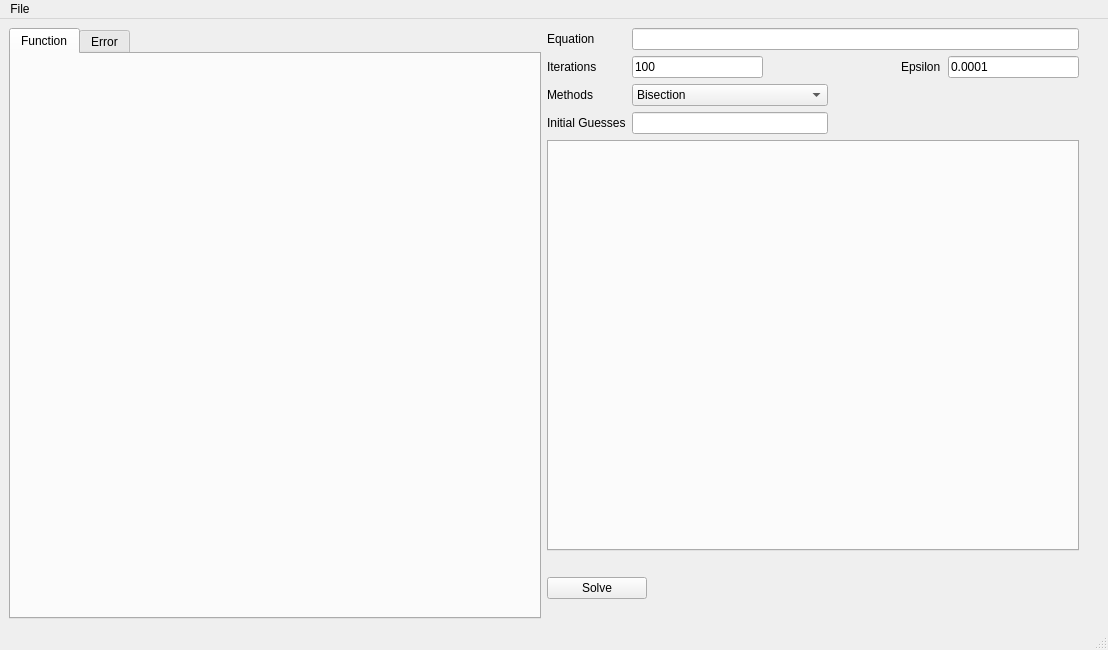
<?xml version="1.0" encoding="UTF-8"?>
<ui version="4.0">
 <class>MainWindow</class>
 <widget class="QMainWindow" name="MainWindow">
  <property name="geometry">
   <rect>
    <x>0</x>
    <y>0</y>
    <width>1108</width>
    <height>650</height>
   </rect>
  </property>
  <property name="windowTitle">
   <string>MainWindow</string>
  </property>
  <widget class="QWidget" name="centralwidget">
   <layout class="QHBoxLayout" name="horizontalLayout_4">
    <item>
     <widget class="QTabWidget" name="tabWidget">
      <property name="currentIndex">
       <number>0</number>
      </property>
      <widget class="QWidget" name="func_tab">
       <attribute name="title">
        <string>Function</string>
       </attribute>
      </widget>
      <widget class="QWidget" name="error_tab">
       <attribute name="title">
        <string>Error</string>
       </attribute>
      </widget>
     </widget>
    </item>
    <item>
     <layout class="QVBoxLayout" name="verticalLayout_2">
      <item>
       <layout class="QFormLayout" name="formLayout">
        <item row="0" column="0">
         <widget class="QLabel" name="label">
          <property name="text">
           <string>Equation</string>
          </property>
         </widget>
        </item>
        <item row="0" column="1">
         <widget class="QLineEdit" name="equ_line">
          <property name="clearButtonEnabled">
           <bool>true</bool>
          </property>
         </widget>
        </item>
        <item row="1" column="0">
         <widget class="QLabel" name="label_2">
          <property name="text">
           <string>Iterations</string>
          </property>
         </widget>
        </item>
        <item row="1" column="1">
         <layout class="QHBoxLayout" name="horizontalLayout_3">
          <property name="spacing">
           <number>7</number>
          </property>
          <item>
           <widget class="QLineEdit" name="iter_line">
            <property name="text">
             <string>100</string>
            </property>
           </widget>
          </item>
          <item>
           <spacer name="horizontalSpacer">
            <property name="orientation">
             <enum>Qt::Horizontal</enum>
            </property>
            <property name="sizeHint" stdset="0">
             <size>
              <width>40</width>
              <height>20</height>
             </size>
            </property>
           </spacer>
          </item>
          <item>
           <widget class="QLabel" name="label_3">
            <property name="text">
             <string>Epsilon</string>
            </property>
           </widget>
          </item>
          <item>
           <widget class="QLineEdit" name="eps_line">
            <property name="text">
             <string>0.0001</string>
            </property>
           </widget>
          </item>
         </layout>
        </item>
        <item row="2" column="0">
         <widget class="QLabel" name="label_4">
          <property name="text">
           <string>Methods</string>
          </property>
         </widget>
        </item>
        <item row="2" column="1">
         <widget class="QComboBox" name="method_select">
          <property name="maximumSize">
           <size>
            <width>196</width>
            <height>16777215</height>
           </size>
          </property>
          <item>
           <property name="text">
            <string>Bisection</string>
           </property>
          </item>
          <item>
           <property name="text">
            <string>Fixed-Point</string>
           </property>
          </item>
          <item>
           <property name="text">
            <string>Newton-Raphson</string>
           </property>
          </item>
          <item>
           <property name="text">
            <string>Modified Newton 1</string>
           </property>
          </item>
          <item>
           <property name="text">
            <string>Modified Newton 2</string>
           </property>
          </item>
          <item>
           <property name="text">
            <string>Regula-Falsi</string>
           </property>
          </item>
          <item>
           <property name="text">
            <string>Secant</string>
           </property>
          </item>
          <item>
           <property name="text">
            <string>Birge Vieta</string>
           </property>
          </item>
         </widget>
        </item>
        <item row="3" column="0">
         <widget class="QLabel" name="label_5">
          <property name="text">
           <string>Initial Guesses</string>
          </property>
         </widget>
        </item>
        <item row="3" column="1">
         <widget class="QLineEdit" name="guess_line">
          <property name="sizePolicy">
           <sizepolicy hsizetype="Expanding" vsizetype="Minimum">
            <horstretch>0</horstretch>
            <verstretch>0</verstretch>
           </sizepolicy>
          </property>
          <property name="minimumSize">
           <size>
            <width>0</width>
            <height>0</height>
           </size>
          </property>
          <property name="maximumSize">
           <size>
            <width>196</width>
            <height>16777215</height>
           </size>
          </property>
          <property name="clearButtonEnabled">
           <bool>true</bool>
          </property>
         </widget>
        </item>
       </layout>
      </item>
      <item>
       <widget class="QTabWidget" name="tabWidget_2">
        <property name="currentIndex">
         <number>-1</number>
        </property>
       </widget>
      </item>
      <item>
       <layout class="QFormLayout" name="formLayout_3">
        <item row="0" column="1">
         <layout class="QHBoxLayout" name="horizontalLayout_9">
          <item>
           <spacer name="horizontalSpacer_3">
            <property name="orientation">
             <enum>Qt::Horizontal</enum>
            </property>
            <property name="sizeHint" stdset="0">
             <size>
              <width>40</width>
              <height>20</height>
             </size>
            </property>
           </spacer>
          </item>
         </layout>
        </item>
       </layout>
      </item>
      <item>
       <widget class="QPushButton" name="solve_btn">
        <property name="maximumSize">
         <size>
          <width>100</width>
          <height>16777215</height>
         </size>
        </property>
        <property name="text">
         <string>Solve</string>
        </property>
       </widget>
      </item>
      <item>
       <widget class="QLabel" name="error_msg">
        <property name="font">
         <font>
          <weight>50</weight>
          <bold>false</bold>
         </font>
        </property>
        <property name="styleSheet">
         <string notr="true">color: red</string>
        </property>
        <property name="text">
         <string/>
        </property>
       </widget>
      </item>
     </layout>
    </item>
    <item>
     <spacer name="verticalSpacer">
      <property name="orientation">
       <enum>Qt::Vertical</enum>
      </property>
      <property name="sizeHint" stdset="0">
       <size>
        <width>20</width>
        <height>40</height>
       </size>
      </property>
     </spacer>
    </item>
   </layout>
  </widget>
  <widget class="QMenuBar" name="menubar">
   <property name="geometry">
    <rect>
     <x>0</x>
     <y>0</y>
     <width>1108</width>
     <height>21</height>
    </rect>
   </property>
   <widget class="QMenu" name="menuFile">
    <property name="title">
     <string>File</string>
    </property>
    <addaction name="actionLoad_File"/>
    <addaction name="actionExit"/>
   </widget>
   <addaction name="menuFile"/>
  </widget>
  <widget class="QStatusBar" name="statusbar"/>
  <action name="actionLoad_File">
   <property name="text">
    <string>Load File</string>
   </property>
  </action>
  <action name="actionExit">
   <property name="text">
    <string>Exit</string>
   </property>
  </action>
 </widget>
 <resources/>
 <connections/>
</ui>
